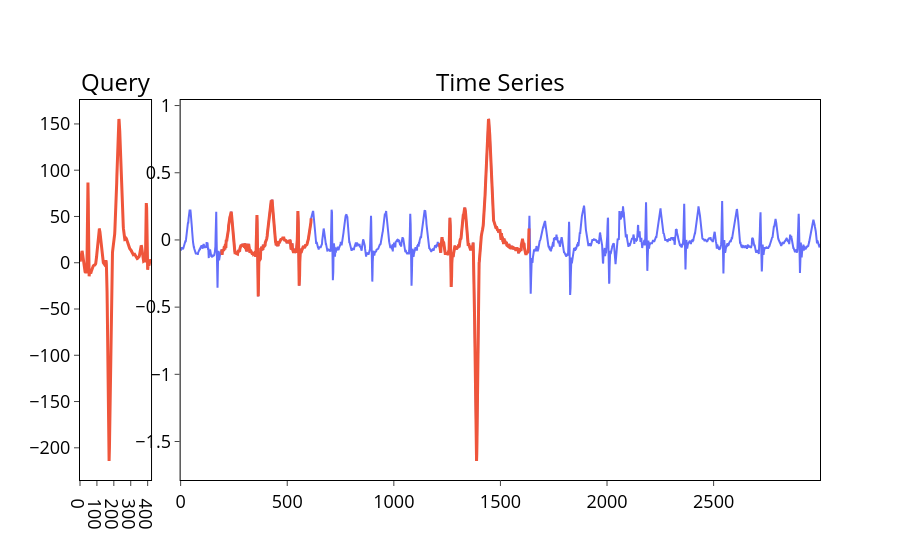

Notebook cell for this chart:
### Markdown cell above
Чтобы было легче интерпретировать результаты поиска, выполните визуализацию с помощью `plot_bestmatch_results()` из модуля *plots.py*.

### Code cell
plot_bestmatch_results(ts, query, naive_bestmatch_results)

### Figure 1 — Plotly figure (JSON) as saved in the notebook; plotly's stock layout.template omitted (floating-point values rounded to 4 significant figures; data arrays with more than 128 entries replaced by an {"elided": "..."} marker saying what was removed)
{"data": [{"line": {"color": "#EF553B", "width": 3}, "type": "scatter", "x": {"elided": "421 int values"}, "xaxis": "x", "y": {"elided": "421 float values"}, "yaxis": "y"}, {"line": {"color": "#636EFA", "width": 2}, "name": "Time Series", "type": "scatter", "x": {"elided": "3000 int values"}, "xaxis": "x2", "y": {"elided": "3000 float values"}, "yaxis": "y2"}, {"line": {"color": "#EF553B", "width": 3}, "name": "Match @ 1214", "type": "scatter", "x": {"elided": "421 int values"}, "xaxis": "x2", "y": {"elided": "421 float values"}, "yaxis": "y2"}, {"line": {"color": "#EF553B", "width": 3}, "name": "Match @ 192", "type": "scatter", "x": {"elided": "421 int values"}, "xaxis": "x2", "y": {"elided": "421 float values"}, "yaxis": "y2"}], "layout": {"annotations": [{"font": {"color": "black", "size": 24}, "showarrow": false, "text": "Query", "x": 0.048, "xanchor": "center", "xref": "paper", "y": 1, "yanchor": "bottom", "yref": "paper"}, {"font": {"color": "black", "size": 24}, "showarrow": false, "text": "Time Series", "x": 0.568, "xanchor": "center", "xref": "paper", "y": 1, "yanchor": "bottom", "yref": "paper"}], "autosize": true, "paper_bgcolor": "rgba(0, 0, 0, 0)", "plot_bgcolor": "rgba(0, 0, 0, 0)", "showlegend": false, "title": {"x": 0.5}, "xaxis": {"anchor": "y", "autorange": true, "domain": [0, 0.096], "linecolor": "#000", "linewidth": 1, "mirror": true, "range": [0, 420], "showgrid": false, "tickfont": {"color": "black", "size": 18}, "ticks": "outside", "tickwidth": 1, "type": "linear"}, "xaxis2": {"anchor": "y2", "autorange": true, "domain": [0.136, 1], "linecolor": "#000", "linewidth": 1, "mirror": true, "range": [0, 2999], "showgrid": false, "tickfont": {"color": "black", "size": 18}, "ticks": "outside", "tickwidth": 1, "type": "linear"}, "yaxis": {"anchor": "x", "autorange": true, "domain": [0, 1], "linecolor": "#000", "linewidth": 1, "mirror": true, "range": [-234.8, 175.9], "showgrid": false, "tickfont": {"color": "black", "size": 18}, "ticks": "outside", "tickwidth": 1, "type": "linear", "zeroline": false}, "yaxis2": {"anchor": "x2", "autorange": true, "domain": [0, 1], "linecolor": "#000", "linewidth": 1, "mirror": true, "range": [-1.786, 1.041], "showgrid": false, "tickfont": {"color": "black", "size": 18}, "ticks": "outside", "tickwidth": 1, "type": "linear", "zeroline": false}}}
